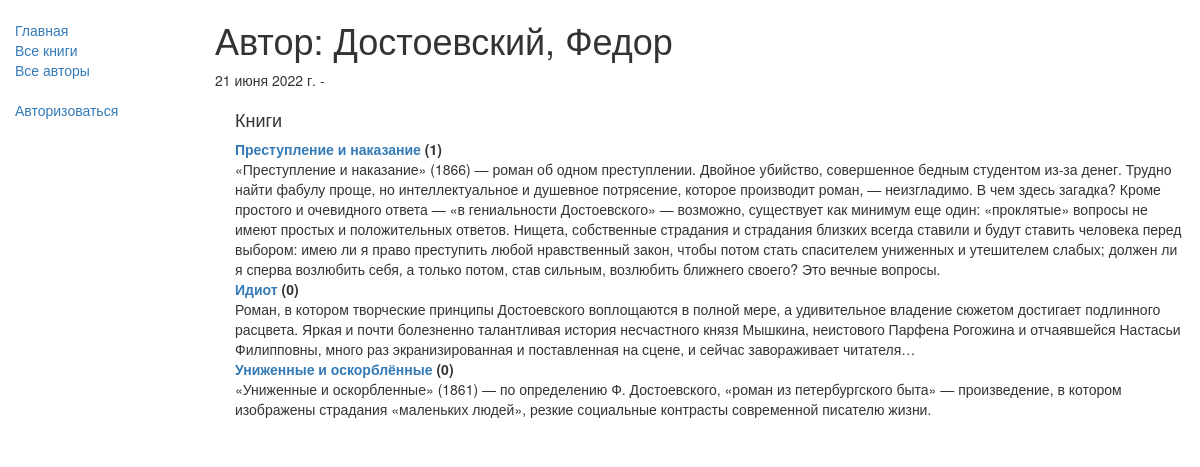
Screenshot of /catalog/author/4 with the database file from the repository.
### catalog/models.py (models this page shows, shortened)
class Author(models.Model):
    first_name = models.CharField(max_length=100, verbose_name='имя')
    last_name = models.CharField(max_length=100, verbose_name='фамилия')
    date_of_birth = models.DateField(null=True, blank=True, verbose_name='дата рождения')
    date_of_death = models.DateField('дата смерти', null=True, blank=True)
    class Meta:
        ordering = ['last_name', 'first_name']
        verbose_name = 'автор'
        verbose_name_plural = 'авторы'
    def __str__(self):
        return '{0}, {1}'.format(self.last_name, self.first_name)

class Book(models.Model):
    title = models.CharField(max_length=200, verbose_name='заголовок')
    author = models.ForeignKey('Author', on_delete=models.SET_NULL, null=True, verbose_name='автор')
    """
    Предупреждение: по умолчанию on_delete=models.CASCADE, что означает, что если автор будет удален,
    эта книга тоже будет удалена! Мы используем set_null здесь, но мы также могли бы использовать
    PROTECT или RESTRICT, чтобы предотвратить удаление автора, в то время как любая книга использует ее
    """
    summary = models.TextField(max_length=1000,
                               help_text='Введите краткое описание книги',
                               verbose_name='краткое изложение')
    isbn = models.CharField('ISBN', max_length=13, unique=True,
                            help_text='13 символов <a href="https://www.isbn-international.org/content/what-isbn'
                                      '">ISBN number</a>')
    genre = models.ManyToManyField(Genre, help_text='Выберите жанр для этой книги', verbose_name='жанр')
    language = models.ForeignKey('Language', on_delete=models.SET_NULL, null=True, verbose_name='язык')
    def __str__(self):
        return self.title
    def get_absolute_url(self):
        return reverse('book-detail', args=[str(self.id)])
    def display_genre(self):
        """Создает строку для жанра. Это необходимо для отображения жанра в Admin."""
        return ', '.join(genre.name for genre in self.genre.all()[:3])
    display_genre.short_description = 'жанр'
    class Meta:
        verbose_name = 'книга'
        verbose_name_plural = 'книги'

### catalog/views.py (the view)
# urls.py: re_path(r'^author/(?P<pk>\d+)$', views.AuthorDetailView.as_view(), name='author-detail'),
class AuthorDetailView(generic.DetailView):
    model = Author

### catalog/templates/catalog/author_detail.html (shortened to what this page needs)
{% extends 'base_generic.html' %}
{% block content %}
    <h1>Автор: {{ author }}</h1>
    <p>{{ author.date_of_birth|date }} - {{ author.date_of_death|date }}</p>
    <div style="margin-left:20px;margin-top:20px">
        <h4>Книги</h4>
    <dl>
        {% for book in author.book_set.all %}
            <dt><a href="{{ book.get_absolute_url }}">{{ book }}</a> ({{ book.bookinstance_set.all.count }})</dt>
            <dd>{{ book.summary }}</dd>
        {% endfor %}
    </dl>
    </div>
{% endblock %}

### rows the page displays
Author: last_name+first_name "Достоевский, Федор", date_of_birth "21 июня 2022 г."
Book: title "Преступление и наказание", bookinstance_set.all.count "1", summary "«Преступление и наказание» (1866) — роман об одном преступлении. Двойное убийство, совершенное бедным студентом из-за денег. Трудно найти фабулу проще, но интеллектуальное и душевное потрясение, которое производит роман, — неизгладимо. В чем здесь загадка? Кроме простого и очевидного ответа — «в гениальности Достоевского» — возможно, существует как минимум еще один: «проклятые» вопросы не имеют простых и положительных ответов. Нищета, собственные страдания и страдания близких всегда ставили и будут ставить человека перед выбором: имею ли я право преступить любой нравственный закон, чтобы потом стать спасителем униженных и утешителем слабых; должен ли я сперва возлюбить себя, а только потом,…"
Book: title "Идиот", bookinstance_set.all.count "0", summary "Роман, в котором творческие принципы Достоевского воплощаются в полной мере, а удивительное владение сюжетом достигает подлинного расцвета. Яркая и почти болезненно талантливая история несчастного князя Мышкина, неистового Парфена Рогожина и отчаявшейся Настасьи Филипповны, много раз экранизированная и поставленная на сцене, и сейчас завораживает читателя…"
Book: title "Униженные и оскорблённые", bookinstance_set.all.count "0", summary "«Униженные и оскорбленные» (1861) — по определению Ф. Достоевского, «роман из петербургского быта» — произведение, в котором изображены страдания «маленьких людей», резкие социальные контрасты современной писателю жизни."
